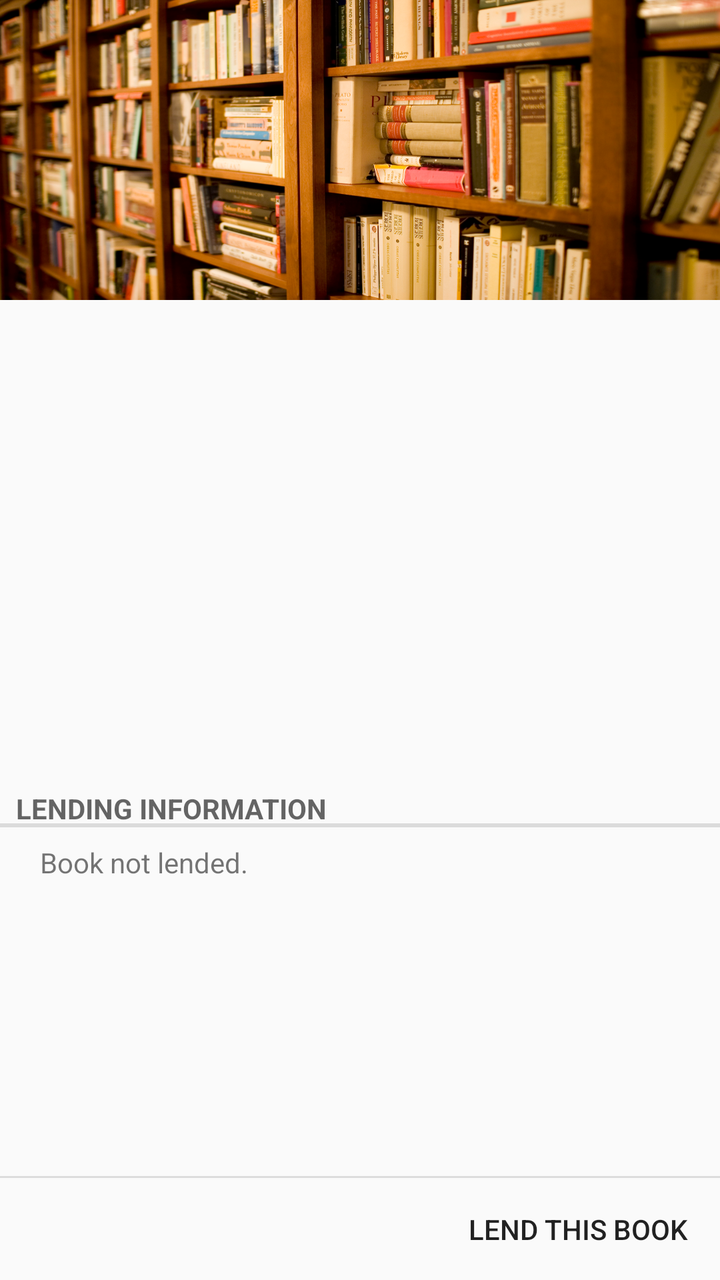
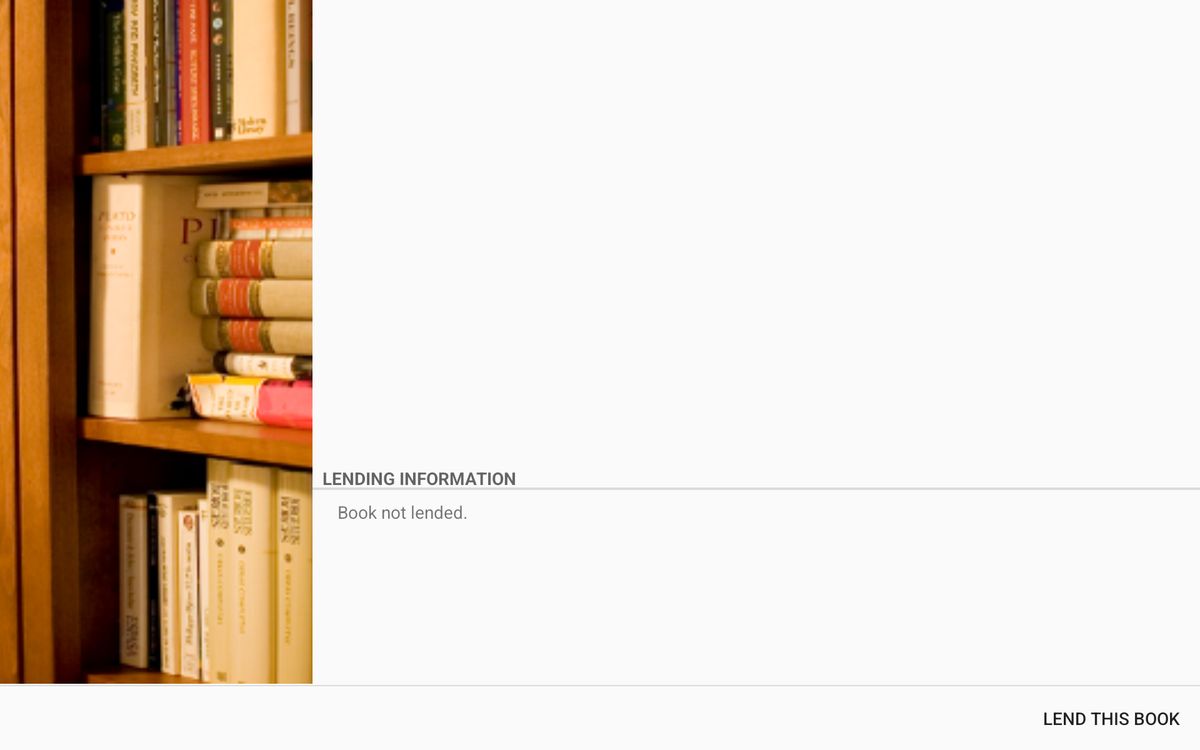

Two renders of one Android screen. The first uses the default layout on a phone; the second uses the alternative layout the repository ships for a different screen configuration, on a matching device. The two XML files are below.
<!-- AndroidManifest.xml: application theme AppTheme -->
<!-- res/layout/fragment_lended_book_detail.xml -->
<RelativeLayout xmlns:android="http://schemas.android.com/apk/res/android"
    xmlns:tools="http://schemas.android.com/tools"
    android:layout_width="match_parent"
    android:layout_height="match_parent"
    tools:context="br.eng.ecarrara.vilibra.LoanedBookDetailFragment" >

    <ImageView android:id="@+id/book_photo_image_view"
        android:src="@drawable/art_default_book_detail_photo"
        android:scaleType="centerCrop"
        android:layout_alignParentTop="true"
        android:layout_width="match_parent"
        android:layout_height="wrap_content" />

    <LinearLayout android:id="@+id/action_button_bar"
        android:layout_width="match_parent"
        android:layout_height="wrap_content"
        android:layout_alignParentBottom="true"
        android:orientation="vertical"
        android:paddingTop="8dp" >

        <View style="@style/AppTheme.VerticalDivider"/>

        <Button android:id="@+id/lend_book_button"
            style="?android:attr/borderlessButtonStyle"
            android:layout_width="wrap_content"
            android:layout_height="wrap_content"
            android:layout_gravity="right"
            android:paddingTop="16dp"
            android:paddingRight="16dp"
            android:paddingBottom="16dp"
            android:text="@string/lend_this_book" />

        <Button android:id="@+id/return_book_button"
            style="?android:attr/borderlessButtonStyle"
            android:layout_width="wrap_content"
            android:layout_height="wrap_content"
            android:layout_gravity="right"
            android:paddingTop="16dp"
            android:paddingRight="16dp"
            android:paddingBottom="16dp"
            android:text="@string/return_this_book"
            android:visibility="gone"/>
    </LinearLayout>

    <ScrollView
        android:layout_width="match_parent"
        android:layout_height="wrap_content"
        android:layout_below="@id/book_photo_image_view"
        android:layout_above="@id/action_button_bar"
        android:fillViewport="true" >

        <LinearLayout android:id="@+id/book_info_view_group"
            android:layout_width="match_parent"
            android:layout_height="wrap_content"
            android:orientation="vertical" >

            <TextView android:id="@+id/book_title_text_view"
                style="@style/AppTheme.DropShadowText"
                android:layout_width="wrap_content"
                android:layout_height="wrap_content"
                android:layout_gravity="center_horizontal"
                android:textAppearance="?android:textAppearanceLarge"
                android:fontFamily="sans-serif"
                android:paddingTop="16dp" />

            <TextView android:id="@+id/book_subtitle_text_view"
                android:layout_width="wrap_content"
                android:layout_height="wrap_content"
                android:layout_gravity="center_horizontal"
                android:textAppearance="?android:textAppearanceMedium"
                android:fontFamily="sans-serif"
                android:paddingTop="8dp" />

            <TextView android:id="@+id/book_authors_text_view"
                android:layout_width="wrap_content"
                android:layout_height="wrap_content"
                android:layout_gravity="center_horizontal"
                android:textAppearance="?android:textAppearanceSmall"
                android:fontFamily="sans-serif"
                android:paddingTop="16dp" />

            <TextView android:id="@+id/book_publisher_edition_text_view"
                android:layout_width="wrap_content"
                android:layout_height="wrap_content"
                android:layout_gravity="center_horizontal"
                android:textAppearance="?android:textAppearanceSmall"
                android:fontFamily="sans-serif"
                android:paddingTop="8dp"/>

            <TextView android:id="@+id/book_page_count_text_view"
                android:layout_width="wrap_content"
                android:layout_height="wrap_content"
                android:layout_gravity="center_horizontal"
                android:textAppearance="?android:textAppearanceSmall"
                android:fontFamily="sans-serif"
                android:paddingTop="8dp"/>

            <TextView android:id="@+id/book_isbn10_text_view"
                android:layout_width="wrap_content"
                android:layout_height="wrap_content"
                android:layout_gravity="center_horizontal"
                android:textAppearance="?android:textAppearanceSmall"
                android:fontFamily="sans-serif"
                android:paddingTop="16dp"/>

            <TextView android:id="@+id/book_isbn13_text_view"
                android:layout_width="wrap_content"
                android:layout_height="wrap_content"
                android:layout_gravity="center_horizontal"
                android:textAppearance="?android:textAppearanceSmall"
                android:fontFamily="sans-serif"
                android:paddingTop="8dp"/>

            <TextView
                style="?android:attr/listSeparatorTextViewStyle"
                android:text="Lending Information"
                android:layout_width="match_parent"
                android:layout_height="wrap_content"
                android:paddingLeft="4dp"
                android:paddingRight="4dp"
                android:paddingTop="16dp"/>

            <LinearLayout android:id="@+id/lending_information_container"
                android:layout_width="match_parent"
                android:layout_height="wrap_content"
                android:orientation="horizontal"
                android:visibility="gone">
                <br.eng.ecarrara.vilibra.widget.RoundedQuickContactBadge android:id="@+id/contact_badge"
                    android:layout_width="wrap_content"
                    android:layout_height="wrap_content"
                    android:layout_gravity="center_vertical"
                    android:layout_alignBottom="@id/book_photo_image_view"
                    android:layout_alignRight="@id/book_photo_image_view"
                    android:layout_margin="8dp"
                    android:layout_weight="1"
                    android:scaleType="centerCrop" />
                <TextView android:id="@+id/book_lending_date"
                    android:fontFamily="sans-serif"
                    android:textAppearance="?android:textAppearanceMedium"
                    android:paddingRight="20dp"
                    android:gravity="right"
                    android:layout_gravity="center_vertical"
                    android:layout_width="0dp"
                    android:layout_height="wrap_content"
                    android:layout_weight="7"/>
            </LinearLayout>

            <TextView android:id="@+id/lending_message_text_view"
                android:text="@string/book_not_lended"
                android:layout_width="match_parent"
                android:layout_height="wrap_content"
                android:textAppearance="?android:textAppearanceSmall"
                android:fontFamily="sans-serif"
                android:paddingLeft="20dp"
                android:paddingTop="8dp" />
        </LinearLayout>
    </ScrollView>
</RelativeLayout>
<!-- resources referenced by this layout -->
<resources>
  <!-- drawable art_default_book_detail_photo: png bitmap (drawable-hdpi, 199140 bytes) -->
  <string name="book_not_lended">Book not lended.</string>
  <string name="lend_this_book">Lend this Book</string>
  <string name="return_this_book">Return this Book</string>
  <style name="AppTheme.DropShadowText">
          <item name="android:textColor">@android:color/black</item>
          <item name="android:shadowColor">@android:color/darker_gray</item>
          <item name="android:shadowDx">1</item>
          <item name="android:shadowDy">1</item>
          <item name="android:shadowRadius">1</item>
      </style>
  <style name="AppTheme.VerticalDivider">
          <item name="android:layout_width">match_parent</item>
          <item name="android:layout_height">1dp</item>
          <item name="android:background">?android:attr/listDivider</item>
      </style>
  <style name="AppTheme" parent="AppTheme.Base" />
  <style name="AppTheme.Base" parent="Theme.AppCompat.Light.NoActionBar">
          <item name="colorPrimary">@color/vilibra_teal_primary</item>
          <item name="colorPrimaryDark">@color/vilibra_teal_primary_dark</item>
          <item name="android:windowNoTitle">true</item>
          <item name="windowActionBar">false</item>
      </style>
  <color name="vilibra_teal_primary">#26A69A</color>
  <color name="vilibra_teal_primary_dark">#004D40</color>
</resources>
<!-- res/layout-sw600dp-land/fragment_lended_book_detail.xml (the repository's variant of the layout above) -->
<!-- drawn on a 7-inch tablet turned sideways -->
<RelativeLayout xmlns:android="http://schemas.android.com/apk/res/android"
    xmlns:tools="http://schemas.android.com/tools"
    android:layout_width="match_parent"
    android:layout_height="match_parent"
    tools:context="br.eng.ecarrara.vilibra.LoanedBookDetailFragment" >

    <LinearLayout android:id="@+id/action_button_bar"
        android:layout_width="match_parent"
        android:layout_height="wrap_content"
        android:layout_alignParentBottom="true"
        android:orientation="vertical"
        android:paddingTop="1dp" >

        <View style="@style/AppTheme.VerticalDivider"/>

        <Button android:id="@+id/lend_book_button"
            style="?android:attr/borderlessButtonStyle"
            android:layout_width="wrap_content"
            android:layout_height="wrap_content"
            android:layout_gravity="right"
            android:paddingTop="16dp"
            android:paddingRight="16dp"
            android:paddingBottom="16dp"
            android:text="@string/lend_this_book" />

        <Button android:id="@+id/return_book_button"
            style="?android:attr/borderlessButtonStyle"
            android:layout_width="wrap_content"
            android:layout_height="wrap_content"
            android:layout_gravity="right"
            android:paddingTop="16dp"
            android:paddingRight="16dp"
            android:paddingBottom="16dp"
            android:text="@string/return_this_book"
            android:visibility="gone"/>
    </LinearLayout>

    <ImageView android:id="@+id/book_photo_image_view"
        android:src="@drawable/art_default_book_detail_photo"
        android:scaleType="centerCrop"
        android:layout_alignParentTop="true"
        android:layout_alignParentLeft="true"
        android:layout_above="@id/action_button_bar"
        android:layout_width="250dp"
        android:layout_height="match_parent" />

    <ScrollView
        android:layout_width="match_parent"
        android:layout_height="wrap_content"
        android:layout_toRightOf="@id/book_photo_image_view"
        android:layout_alignParentTop="true"
        android:layout_above="@id/action_button_bar"
        android:fillViewport="true" >

        <LinearLayout android:id="@+id/book_info_view_group"
            android:layout_width="match_parent"
            android:layout_height="match_parent"
            android:gravity="center_vertical"
            android:orientation="vertical" >

            <TextView android:id="@+id/book_title_text_view"
                style="@style/AppTheme.DropShadowText"
                android:layout_width="wrap_content"
                android:layout_height="wrap_content"
                android:layout_gravity="center_horizontal"
                android:gravity="center_horizontal"
                android:textAppearance="?android:textAppearanceLarge"
                android:fontFamily="sans-serif"
                android:paddingTop="16dp" />

            <TextView android:id="@+id/book_subtitle_text_view"
                android:layout_width="wrap_content"
                android:layout_height="wrap_content"
                android:layout_gravity="center_horizontal"
                android:textAppearance="?android:textAppearanceMedium"
                android:fontFamily="sans-serif"
                android:paddingTop="8dp" />

            <TextView android:id="@+id/book_authors_text_view"
                android:layout_width="wrap_content"
                android:layout_height="wrap_content"
                android:layout_gravity="center_horizontal"
                android:textAppearance="?android:textAppearanceSmall"
                android:fontFamily="sans-serif"
                android:paddingTop="16dp" />

            <TextView android:id="@+id/book_publisher_edition_text_view"
                android:layout_width="wrap_content"
                android:layout_height="wrap_content"
                android:layout_gravity="center_horizontal"
                android:textAppearance="?android:textAppearanceSmall"
                android:fontFamily="sans-serif"
                android:paddingTop="8dp"/>

            <TextView android:id="@+id/book_page_count_text_view"
                android:layout_width="wrap_content"
                android:layout_height="wrap_content"
                android:layout_gravity="center_horizontal"
                android:textAppearance="?android:textAppearanceSmall"
                android:fontFamily="sans-serif"
                android:paddingTop="8dp"/>

            <TextView android:id="@+id/book_isbn10_text_view"
                android:layout_width="wrap_content"
                android:layout_height="wrap_content"
                android:layout_gravity="center_horizontal"
                android:textAppearance="?android:textAppearanceSmall"
                android:fontFamily="sans-serif"
                android:paddingTop="16dp"/>

            <TextView android:id="@+id/book_isbn13_text_view"
                android:layout_width="wrap_content"
                android:layout_height="wrap_content"
                android:layout_gravity="center_horizontal"
                android:textAppearance="?android:textAppearanceSmall"
                android:fontFamily="sans-serif"
                android:paddingTop="8dp"/>

            <TextView
                style="?android:attr/listSeparatorTextViewStyle"
                android:text="Lending Information"
                android:layout_width="match_parent"
                android:layout_height="wrap_content"
                android:paddingTop="16dp"
                android:paddingLeft="16dp"
                android:paddingRight="16dp"/>

            <LinearLayout android:id="@+id/lending_information_container"
                android:layout_width="match_parent"
                android:layout_height="wrap_content"
                android:orientation="horizontal"
                android:visibility="gone">
                <br.eng.ecarrara.vilibra.widget.RoundedQuickContactBadge android:id="@+id/contact_badge"
                    android:layout_width="0dp"
                    android:layout_height="wrap_content"
                    android:layout_gravity="center_vertical"
                    android:layout_margin="8dp"
                    android:layout_weight="1"
                    android:scaleType="centerCrop" />
                <TextView android:id="@+id/book_lending_date"
                    android:fontFamily="sans-serif"
                    android:textAppearance="?android:textAppearanceMedium"
                    android:paddingRight="16dp"
                    android:paddingTop="8dp"
                    android:gravity="right"
                    android:layout_gravity="center_vertical"
                    android:layout_width="wrap_content"
                    android:layout_height="wrap_content"
                    android:layout_weight="10"/>
            </LinearLayout>

            <TextView android:id="@+id/lending_message_text_view"
                android:text="@string/book_not_lended"
                android:layout_width="match_parent"
                android:layout_height="wrap_content"
                android:textAppearance="?android:textAppearanceSmall"
                android:fontFamily="sans-serif"
                android:paddingLeft="20dp"
                android:paddingTop="8dp" />
        </LinearLayout>
    </ScrollView>
</RelativeLayout>
